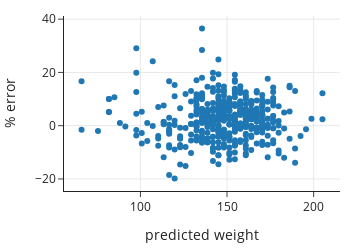

The cell this chart's notebook holds for it:
### Code cell
resid = pd.DataFrame({'predicted weight': predicted, '% error': resids})
px.scatter(resid, x='predicted weight', y='% error',
           width=350, height=250)

### Figure 1 — Plotly figure (JSON) as saved in the notebook; plotly's stock layout.template omitted (floating-point values rounded to 4 significant figures; data arrays with more than 128 entries replaced by an {"elided": "..."} marker saying what was removed)
{"data": [{"hovertemplate": "predicted weight=%{x}<br>% error=%{y}<extra></extra>", "legendgroup": "", "marker": {"color": "#1F77B4", "symbol": "circle"}, "mode": "markers", "name": "", "orientation": "v", "showlegend": false, "type": "scatter", "x": {"elided": "433 float values"}, "xaxis": "x", "y": {"elided": "433 float values"}, "yaxis": "y"}], "layout": {"height": 250, "legend": {"tracegroupgap": 0}, "width": 350, "xaxis": {"anchor": "y", "autorange": true, "domain": [0, 1], "range": [55.87, 215.2], "title": {"text": "predicted weight"}, "type": "linear"}, "yaxis": {"anchor": "x", "autorange": true, "domain": [0, 1], "range": [-24.51, 41.17], "title": {"text": "% error"}, "type": "linear"}}}
